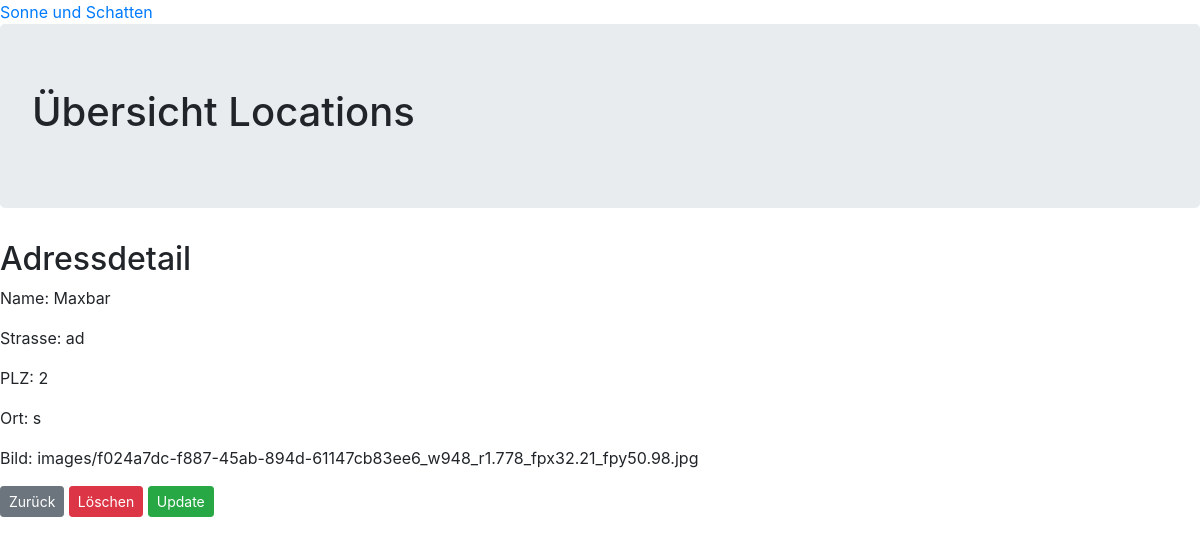
/1/, run on the app's committed database.
### adressen/models.py (models this page shows, shortened)
class Adressen(models.Model):
    name = models.CharField(max_length=100)
    strasse = models.CharField(max_length=100)
    hausnummer = models.IntegerField()
    plz = models.IntegerField()
    ort = models.CharField(max_length=100)
    image = models.ImageField(upload_to='images', null=True, blank=True)

### adressen/views.py (the view)
# urls.py: path('<int:pk>/', AdressDetail.as_view(), name='adress_detail'), # Neu
class AdressDetail(DetailView): # Neu
    model = Adressen # Neu
    template_name = 'adressen/adress_detail.html' # Neu

### adressen/templates/adressen/adress_detail.html
{% extends 'base.html' %}
{% block content %}
    <h2>Adressdetail</h2>
    <p>Name: {{adressen.name }}</p>
    <p>Strasse: {{adressen.strasse}}</p>
    <p>PLZ: {{adressen.plz}}</p>
    <p>Ort: {{adressen.ort}}</p>
    <p>Bild: {{adressen.image}}</p>
    <a class="btn btn-secondary btn-sm" href="{% url 'adress_start' %}">Zurück</a>
    <a class="btn btn-danger btn-sm" href="{% url 'adress_delete' adressen.pk %}">Löschen</a>
    <a class="btn btn-success btn-sm" href="{% url 'adress_update' adressen.pk %}">Update</a>
{% endblock content %}

### static/css/base.css (style rules this page uses)
* { box-sizing: border-box; margin: 0; padding: 0; }

### data on the page
Adressen: name "Maxbar", strasse "ad", plz "2", ort "s", image "images/f024a7dc-f887-45ab-894d-61147cb83ee6_w948_r1.778_fpx32.21_fpy50.98.jpg"
